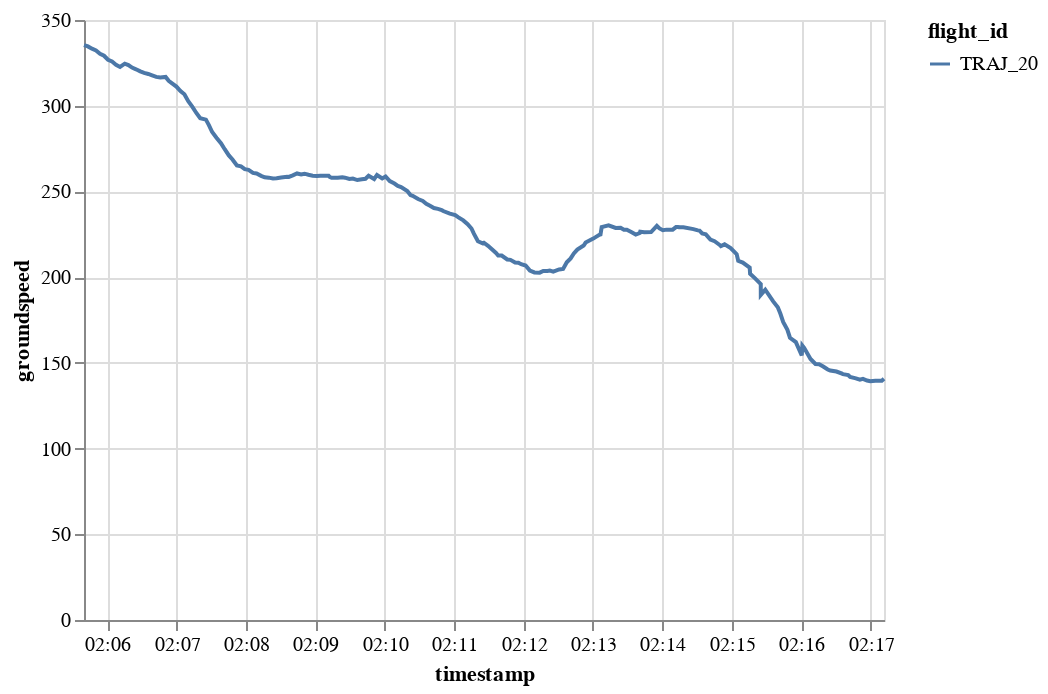

The notebook cell saved with this chart:
### Code cell
generated.chart().encode(alt.Y("groundspeed"), alt.X("timestamp"), alt.Color("flight_id"))

### Figure 1 — Vega-Lite specification as saved in the notebook (floating-point values rounded to 4 significant figures; data arrays with more than 128 entries replaced by an {"elided": "..."} marker saying what was removed)
{"config": {"view": {"continuousWidth": 400, "continuousHeight": 300}}, "data": {"name": "data-24873543c4f5746646bb9fe40f5bcb05"}, "mark": "line", "encoding": {"color": {"type": "nominal", "field": "flight_id"}, "x": {"type": "temporal", "field": "timestamp"}, "y": {"type": "quantitative", "field": "groundspeed"}}, "$schema": "https://vega.github.io/schema/vega-lite/v4.8.1.json", "datasets": {"data-24873543c4f5746646bb9fe40f5bcb05": {"elided": "200 records"}}}
